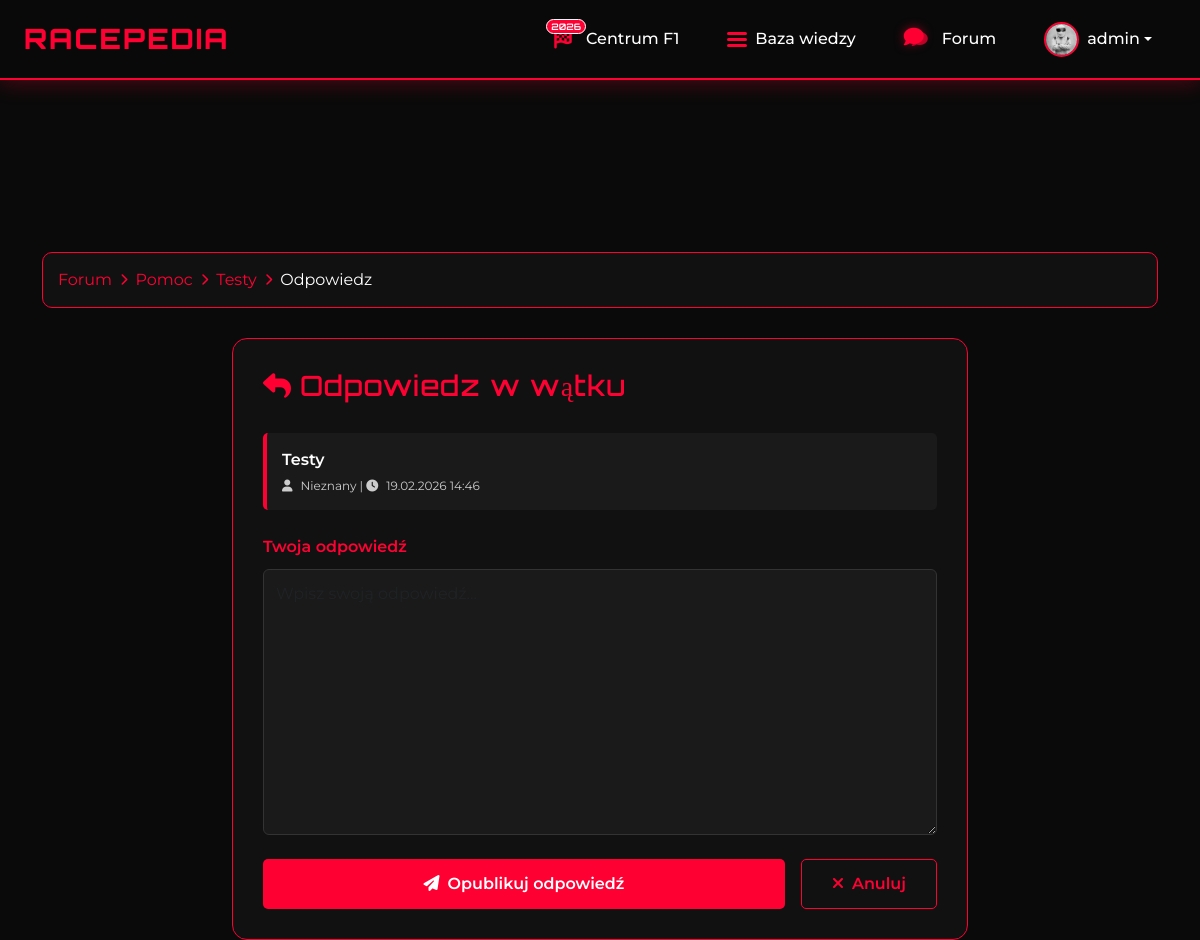
/forum/reply.php?thread_id=1 (signed in), run on the app's committed database.
### tables this page shows
CREATE TABLE `forum_threads` (
  `id` int NOT NULL,
  `category_id` int NOT NULL,
  `title` varchar(255) NOT NULL,
  `content` text NOT NULL,
  `author_id` int NOT NULL,
  `created_at` timestamp NOT NULL DEFAULT CURRENT_TIMESTAMP,
  `updated_at` timestamp NULL DEFAULT NULL ON UPDATE CURRENT_TIMESTAMP,
  `views` int NOT NULL DEFAULT '0',
  `is_pinned` tinyint(1) NOT NULL DEFAULT '0',
  `is_locked` tinyint(1) NOT NULL DEFAULT '0',
  `last_post_id` int DEFAULT NULL,
  `last_post_at` timestamp NULL DEFAULT NULL
);

CREATE TABLE `forum_categories` (
  `id` int NOT NULL,
  `name` varchar(100) NOT NULL,
  `description` text,
  `icon` varchar(50) DEFAULT NULL,
  `display_order` int NOT NULL DEFAULT '0',
  `is_active` tinyint(1) NOT NULL DEFAULT '1'
);

### forum/reply.php (the view, shortened to what this page needs)
<?php
include "../backend/config.php";
$thread_id = $_GET['thread_id'] ?? 0;
$quote_content = '';
$stmt = $conn->prepare("
    SELECT t.*, c.name as category_name
    FROM forum_threads t
    JOIN forum_categories c ON t.category_id = c.id
    WHERE t.id = ?
");
$stmt->bind_param("i", $thread_id);
$stmt->execute();
$thread = $stmt->get_result()->fetch_assoc();
?>
<!DOCTYPE html>
<html lang="pl">
<head>
    <link href="https://cdn.jsdelivr.net/npm/bootstrap@5.3.2/dist/css/bootstrap.min.css" rel="stylesheet">
    <link rel="stylesheet" href="https://cdnjs.cloudflare.com/ajax/libs/font-awesome/6.4.2/css/all.min.css">
    <?php include "../components/styles.php"; ?>
</head>
<body>
<?php include "../components/navbar.php"; ?>
<div class="container mt-5 pt-5">
    <div class="breadcrumb-custom">
        <div class="d-flex align-items-center flex-wrap">
            <a href="index.php" style="color: #ff0033; text-decoration: none;">Forum</a>
            <i class="fas fa-chevron-right mx-2" style="color: #ff0033; font-size: 12px;"></i>
            <a href="category.php?id=<?= $thread['category_id'] ?>" style="color: #ff0033; text-decoration: none;">
                <?= htmlspecialchars($thread['category_name']) ?>
            </a>
            <i class="fas fa-chevron-right mx-2" style="color: #ff0033; font-size: 12px;"></i>
            <a href="thread.php?id=<?= $thread_id ?>" style="color: #ff0033; text-decoration: none;">
                <?= htmlspecialchars($thread['title']) ?>
            </a>
            <i class="fas fa-chevron-right mx-2" style="color: #ff0033; font-size: 12px;"></i>
            <span style="color: white;">Odpowiedz</span>
        </div>
    </div>
    <div class="row justify-content-center">
        <div class="col-md-8">
            <div class="form-container">
                <h3 style="font-family: 'Orbitron'; color: #ff0033; margin-bottom: 30px;">
                    <i class="fas fa-reply me-2"></i>Odpowiedz w wątku
                </h3>
                <div class="thread-info">
                    <div class="thread-info-title"><?= htmlspecialchars($thread['title']) ?></div>
                    <div class="thread-info-meta">
                        <i class="fas fa-user me-2"></i><?= htmlspecialchars($thread['author_name'] ?? 'Nieznany') ?> |
                        <i class="fas fa-clock me-2"></i><?= date('d.m.Y H:i', strtotime($thread['created_at'])) ?>
                    </div>
                </div>
                <form method="POST" action="">
                    <div class="mb-4">
                        <label class="form-label">Twoja odpowiedź</label>
                        <textarea name="content"
                                  class="form-control"
                                  rows="10"
                                  placeholder="Wpisz swoją odpowiedź..."
                                  required><?= htmlspecialchars($_POST['content'] ?? $quote_content) ?></textarea>
                    </div>
                    <div class="d-flex gap-3">
                        <button type="submit" class="btn-submit flex-grow-1">
                            <i class="fas fa-paper-plane me-2"></i>Opublikuj odpowiedź
                        </button>
                        <a href="thread.php?id=<?= $thread_id ?>" class="btn-cancel">
                            <i class="fas fa-times me-2"></i>Anuluj
                        </a>
                    </div>
                </form>
            </div>
        </div>
    </div>
</div>
</body>
</html>

### components/styles.php (style rules this page uses)
:root { --bg-primary: #0a0a0a; --bg-secondary: #111111; --bg-card: #111111; --accent-red: #ff0033; --accent-red-hover: #ff1a47; --accent-red-transparent: rgba(255, 0, 51, 0.2); --text-primary: #ffffff; --text-secondary: #cccccc; --border-color: rgba(255, 0, 51, 0.3); --glass-bg: rgba(17, 17, 17, 0.8); --glass-border: rgba(255, 0, 51, 0.2); }
body { background: var(--bg-primary); color: var(--text-primary); font-family: 'Montserrat', sans-serif; min-height: 100vh; padding-top: 76px; }
h1, h2, h3, h4, h5, h6, .logo, .brand-text { font-family: 'Orbitron', sans-serif; letter-spacing: 1px; }

### forum/reply.php (style rules this page uses)
.breadcrumb-custom { background: #111; border: 1px solid #ff0033; border-radius: 10px; padding: 15px; margin-bottom: 30px; }
.form-container { background: #111; border: 1px solid #ff0033; border-radius: 15px; padding: 30px; }
.thread-info { background: #1a1a1a; border-left: 4px solid #ff0033; padding: 15px; margin-bottom: 25px; border-radius: 5px; }
.thread-info-title { font-weight: 600; color: white; margin-bottom: 5px; }
.thread-info-meta { font-size: 12px; color: #ccc; }
.form-label { color: #ff0033; font-weight: 600; margin-bottom: 10px; }
.form-control { background: #1a1a1a; border: 1px solid #333; color: white; padding: 12px; }
.btn-submit { background: #ff0033; color: white; border: none; padding: 12px 30px; font-weight: 600; border-radius: 5px; transition: all 0.3s ease; }
.btn-cancel { background: transparent; border: 1px solid #ff0033; color: #ff0033; padding: 12px 30px; font-weight: 600; border-radius: 5px; transition: all 0.3s ease; text-decoration: none; display: inline-block; }

### data on the page
forum_threads: category.name "Pomoc", title "Testy", created_at "19.02.2026 14:46"

### other printed values
$username "admin"
$thread['author_name'] "Nieznany"
